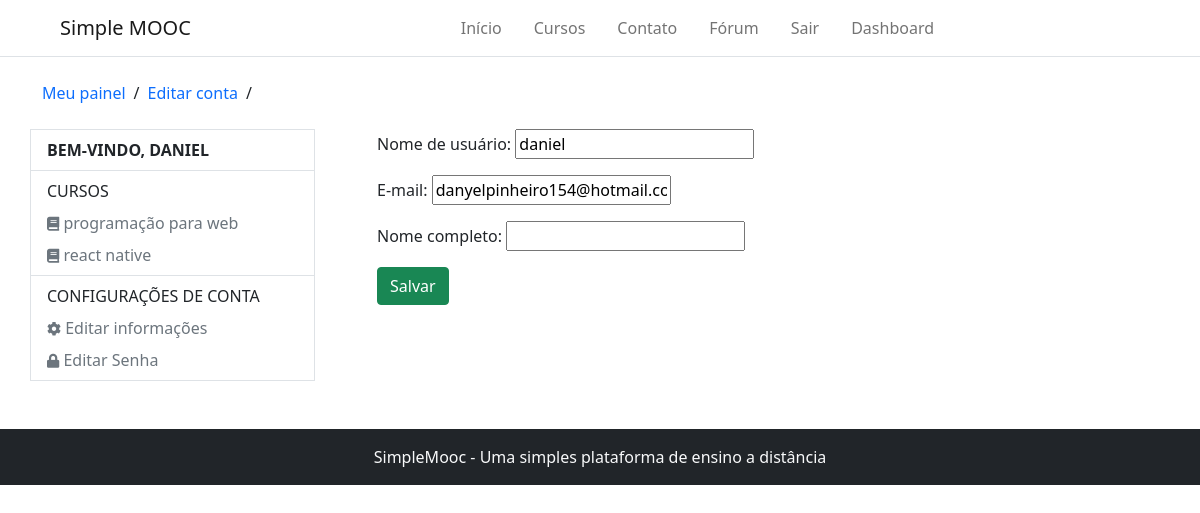
The app's page /accounts/edit_account/ (signed in), older data.
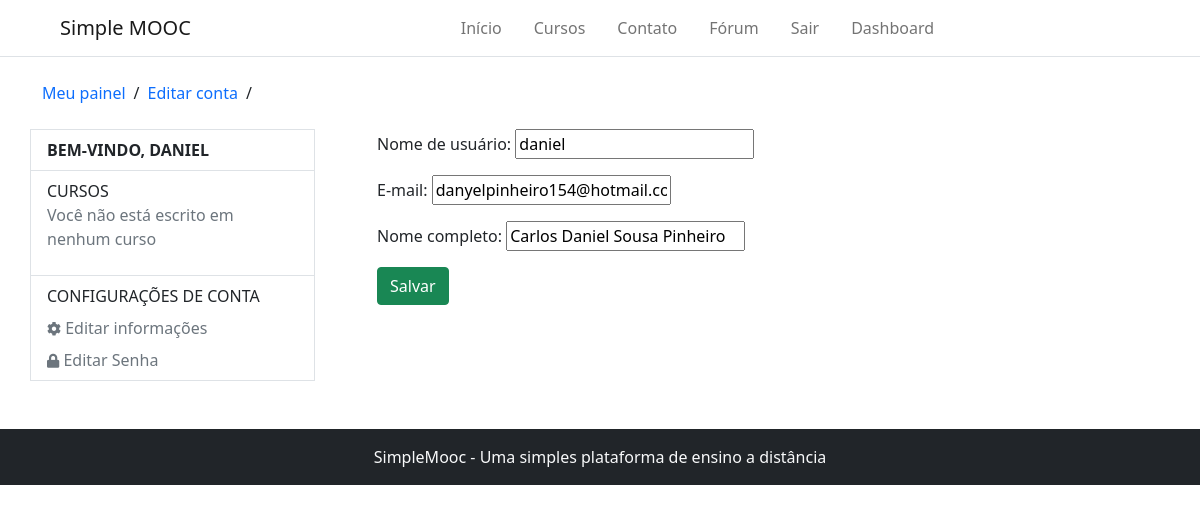
The same page, newer data.
### Courses/models.py (models this page shows, shortened)
class subscribe(models.Model):
    STATUS_CHOICES = (
        (0, 'Análise'),
        (1, 'Aprovado'),
        (2, 'Cancelado'),
    )
    user = models.ForeignKey(settings.AUTH_USER_MODEL, on_delete=models.CASCADE, verbose_name='Usuário')
    course = models.ForeignKey(Course, on_delete=models.CASCADE, verbose_name='Curso')
    status = models.IntegerField(choices=STATUS_CHOICES, default=0, blank=True, verbose_name='Situação')
    created_at = models.DateTimeField(auto_now_add=True, verbose_name='Criado em')
    update_at = models.DateTimeField(auto_now=True, verbose_name='Atualizado em')
    class Meta:
        verbose_name = 'Inscrição'
        verbose_name_plural = 'Inscrições'
        unique_together = (('user', 'course'),)

class Course(models.Model):
    name_course = models.CharField(max_length=50, verbose_name='Nome do curso')
    slug_course = models.SlugField(verbose_name='Atalho', blank=True)
    description_course = models.CharField(max_length=255, verbose_name='Descrição do curso')
    about_course = models.TextField(verbose_name='Sobre o curso')
    image_course = models.ImageField(upload_to='course_img/%Y/%m/%d', verbose_name='Imagem', null=True, blank=True)
    created_at = models.DateTimeField(auto_now_add= True, verbose_name='Data de criação')
    update_at = models.DateTimeField(auto_now=True, verbose_name='Data de atualização')
    objects = CourseManager()
    def __str__(self):
        return self.name_course
    class Meta:
        verbose_name = 'curso'
        verbose_name_plural = 'cursos'

### Accounts/models.py (models this page shows, shortened)
class User(AbstractBaseUser, PermissionsMixin):
    username = models.CharField(max_length=50, verbose_name='Nome de usuário', unique=True,
        validators=[validators.RegexValidator(re.compile('^[\w.@+-]+$'),
        'O nome de usuário só pode conter letras números, ou os seguintes caracteres: @/./+/-/_',
        'invalid')]
    )
    email = models.EmailField(unique=True, verbose_name='E-mail')
    full_name = models.CharField(max_length=100, blank=True, verbose_name='Nome completo')
    is_active = models.BooleanField(blank=True, default=True, verbose_name='Está ativo?')
    is_staff = models.BooleanField(blank=True, default=False, verbose_name='Pertence a equipe?')
    date_joined = models.DateTimeField(auto_now_add=True, verbose_name='Data de entrada')
    objects = UserManager()
    USERNAME_FIELD = 'username'
    REQUIRED_FIELDS = ['email', 'full_name']
    def __str__(self):
        return self.username
    class Meta:
        verbose_name = 'Usuário'
        verbose_name_plural = 'Usuários'

### Accounts/views.py (the view)
# urls.py: path('edit_account/', views.edit_account, name='edit_account'),
@login_required
def edit_account(request):
    form = EditAccountForm(instance=request.user)
    if request.method == 'POST':
        form = EditAccountForm(request.POST, instance=request.user)
        if form.is_valid():
            form.save()
            return redirect('/')
    return render(request, 'registration/edit_account.html', {'form': form})

### Accounts/forms.py
class EditAccountForm(forms.ModelForm):
    class Meta:
        model = User
        fields = ('username', 'email', 'full_name')

### Courses/templatetags/courses_tags.py (called while the page is built)
@register.inclusion_tag('partials/_my_courses.html')
def user_courses(user):
    registrations = subscribe.objects.order_by('-id').filter(user=user)
    return {'registrations': registrations}

### Accounts/templates/registration/edit_account.html (shortened to what this page needs)
{% extends 'registration/dashboard.html' %}
{% block 'breadcrumbs' %}
    {{ block.super }}
    <li><a href="{% url 'edit_account' %}" class="text-decoration-none">Editar conta</a></li>
    <li>/</li>
{% endblock %}
{% block 'dashboard-main' %}
    <form method="POST">
        {{ form.as_p }}
        <button type="submit" class="btn btn-success">Salvar</button>
    </form>
{% endblock %}

### Accounts/templates/registration/dashboard.html (shortened to what this page needs)
{% extends 'base.html' %}
{% load courses_tags %}
{% block 'content' %}
    {% include 'partials/_header.html' %}
    <div class="container">
        <ul class="d-flex align-items-center my-4 p-0 gap-2" style="list-style: none;">
            {% block 'breadcrumbs' %}
                <li><a href="{% url 'dashboard' %}" class="text-decoration-none">Meu painel</a></li>
                <li>/</li>
            {% endblock %}
        </ul>
        <div class="row mb-5">
            <div class="col-3 p-0 d-block border border-1" style="margin-right: 50px; height: max-content;">
                {% block 'dashboard-aside' %}
                    <p class="text-uppercase fw-bold px-3 py-2 m-0 border-bottom">bem-vindo, {{ user.username }}</p>
                    <ul class="nav flex-column border-bottom px-3 py-2">
                        <p class="mb-0 text-uppercase">Cursos</p>
                        {% user_courses user %}
                    </ul>
                    <ul class="nav flex-column px-3 py-2">
                        <p class="mb-0 text-uppercase">Configurações de conta</p>
                        <li class="nav-item">
                            <a class="nav-link px-0 link-secondary pb-0" href="{% url 'edit_account' %}">
                                <i class="fas fa-cog" style="font-size: 14px"></i> Editar informações
                            </a>
                        </li>
                        <li class="nav-item">
                            <a class="nav-link px-0 link-secondary pb-0" href="{% url 'edit_password' %}">
                                <i class="fas fa-lock" style="font-size: 14px"></i> Editar Senha
                            </a>
                        </li>
                    </ul>
                {% endblock %}
            </div>
            <div class="col">
                {% block 'dashboard-main' %}{% endblock %}
            </div>
        </div>
    </div>
    {% include 'partials/_footer.html' %}
{% endblock %}

### templates/partials/_my_courses.html
{% for subscribe in registrations %}
    <li class="nav-item">
        <a class="nav-link px-0 link-secondary pb-0" aria-current="page" href="{{ subscribe.course.course_user_url }}">
            <i class="fas fa-book" style="font-size: 14px"></i> {{ subscribe.course }}
        </a>
    </li>
{% empty %}
    <p class="text-muted">Você não está escrito em nenhum curso</p>
{% endfor %}

Row changes from the older to the newer data that the page shows:
removed subscribe: course "programação para web"
removed subscribe: course "react native"
changed User "DANIEL": full_name (not shown) → "Carlos Daniel Sousa Pinheiro"
Text that changed along with them:
text now shown: "Você não está escrito em nenhum curso"
